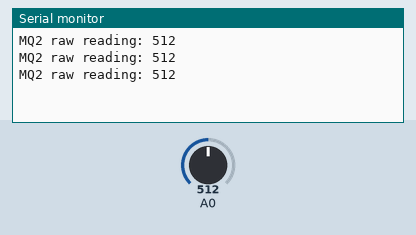
The sketch below on a simulated Arduino Uno, built with avr-gcc and run on an emulated ATmega328P. Shown: the last lines printed to the serial monitor. The test bench sets the inputs (shaded band); at power-on: A0 = 512.

Above: at 1.3 s.
1.4 s: A0 set to 716
At 1.9 s:
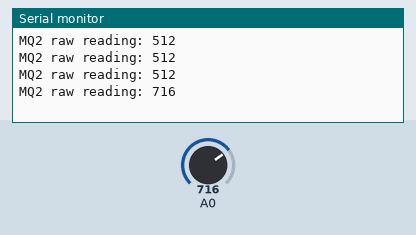
2.9 s: A0 set to 900
At 3.4 s:
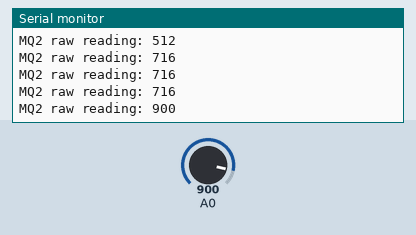
Timing chart, 0 to 5.9 s (numbered marks = the images above; inputs shaded):
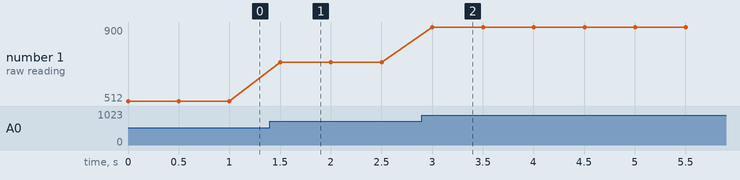

The sketch:

13_MQ2.ino
```cpp
void setup() {
  Serial.begin(9600);
}

void loop() {
  int gas = analogRead(A0);
  Serial.print("MQ2 raw reading: ");
  Serial.println(gas);
  delay(500);
}
```

Measured:
- after the input at 1.4 s, the serial monitor: prints a new line after 0.10 s (image 1)
- after the input at 2.9 s, the serial monitor: prints a new line after 0.10 s (image 2)
- plotted number 1: 512 → 716 after the input at 1.4 s, 716 → 900 after the input at 2.9 s
